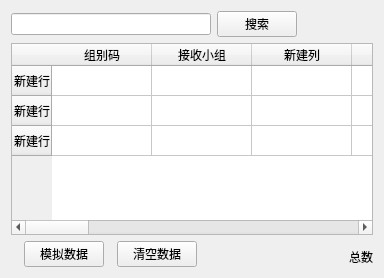
         <widget class="QWidget" name="spage2">
          <layout class="QGridLayout" name="gridLayout_8">
           <item row="0" column="0">
            <widget class="QLineEdit" name="lineEdit_2">
             <property name="minimumSize">
              <size>
               <width>200</width>
               <height>0</height>
              </size>
             </property>
             <property name="maximumSize">
              <size>
               <width>200</width>
               <height>16777215</height>
              </size>
             </property>
            </widget>
           </item>
           <item row="0" column="1">
            <widget class="QPushButton" name="pushButton_6">
             <property name="text">
              <string>搜索</string>
             </property>
            </widget>
           </item>
           <item row="3" column="2">
            <spacer name="horizontalSpacer_3">
             <property name="orientation">
              <enum>Qt::Horizontal</enum>
             </property>
             <property name="sizeHint" stdset="0">
              <size>
               <width>40</width>
               <height>20</height>
              </size>
             </property>
            </spacer>
           </item>
           <item row="2" column="0" rowspan="2">
            <widget class="QWidget" name="widget_2" native="true">
             <layout class="QHBoxLayout" name="horizontalLayout_6">
              <property name="spacing">
               <number>0</number>
              </property>
              <property name="leftMargin">
               <number>0</number>
              </property>
              <property name="topMargin">
               <number>0</number>
              </property>
              <property name="rightMargin">
               <number>0</number>
              </property>
              <property name="bottomMargin">
               <number>0</number>
              </property>
              <item>
               <widget class="QPushButton" name="pushButton_4">
                <property name="minimumSize">
                 <size>
                  <width>80</width>
                  <height>0</height>
                 </size>
                </property>
                <property name="maximumSize">
                 <size>
                  <width>80</width>
                  <height>16777215</height>
                 </size>
                </property>
                <property name="text">
                 <string>模拟数据</string>
                </property>
               </widget>
              </item>
              <item>
               <widget class="QPushButton" name="pushButton_5">
                <property name="maximumSize">
                 <size>
                  <width>80</width>
                  <height>16777215</height>
                 </size>
                </property>
                <property name="text">
                 <string>清空数据</string>
                </property>
               </widget>
              </item>
             </layout>
            </widget>
           </item>
           <item row="3" column="3">
            <widget class="QLabel" name="label_48">
             <property name="text">
              <string>总数</string>
             </property>
            </widget>
           </item>
           <item row="1" column="0" colspan="4">
            <widget class="QTableWidget" name="tableWidget_4">
             <row>
              <property name="text">
               <string>新建行</string>
              </property>
             </row>
             <row>
              <property name="text">
               <string>新建行</string>
              </property>
             </row>
             <row>
              <property name="text">
               <string>新建行</string>
              </property>
             </row>
             <column>
              <property name="text">
               <string>组别码</string>
              </property>
             </column>
             <column>
              <property name="text">
               <string>接收小组</string>
              </property>
             </column>
             <column>
              <property name="text">
               <string>新建列</string>
              </property>
             </column>
             <column>
              <property name="text">
               <string>新建列</string>
              </property>
             </column>
             <column>
              <property name="text">
               <string>新建列</string>
              </property>
             </column>
             <column>
              <property name="text">
               <string>新建列</string>
              </property>
             </column>
             <column>
              <property name="text">
               <string>新建列</string>
              </property>
             </column>
             <column>
              <property name="text">
               <string>新建列</string>
              </property>
             </column>
             <column>
              <property name="text">
               <string>新建列</string>
              </property>
             </column>
             <column>
              <property name="text">
               <string>新建列</string>
              </property>
             </column>
             <column>
              <property name="text">
               <string>新建列</string>
              </property>
             </column>
             <column>
              <property name="text">
               <string>新建列</string>
              </property>
             </column>
             <column>
              <property name="text">
               <string>新建列</string>
              </property>
             </column>
             <column>
              <property name="text">
               <string>新建列</string>
              </property>
             </column>
             <column>
              <property name="text">
               <string>新建列</string>
              </property>
             </column>
             <column>
              <property name="text">
               <string>新建列</string>
              </property>
             </column>
            </widget>
           </item>
          </layout>
         </widget>
